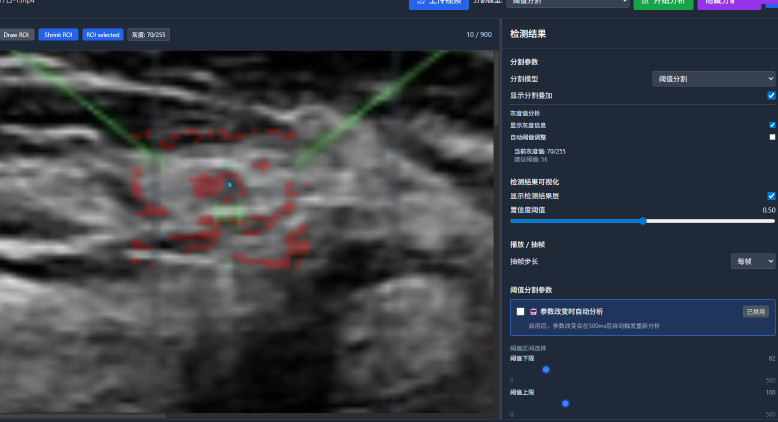
#> input picture todolist/.ROADMAP/1763635031395.png, 1556 x 843 px (shown at 1/2 size)
$ python -i vein_detector.py   (imports and definitions only)
#> lines starting #> are read from the running program, lines starting #| are printed output that depends on the picture; after the words box and inside, x2 and y2 are one past the last pixel; in counts of white or black regions, pixels touching at a corner belong together
import cv2
import numpy as np
from typing import List, Dict, Any, Tuple, Optional
import logging
from scipy import ndimage
from skimage import measure, morphology
from dataclasses import dataclass
import time

# 设置日志
logger = logging.getLogger(__name__)

@dataclass
class VeinRegion:
    """静脉区域数据结构"""
    center: Tuple[int, int]
    radius: float
    area: float
    perimeter: float
    ellipticity: float
    confidence: float
    bbox: Tuple[int, int, int, int]  # (x, y, w, h)

class VeinDetector:
    """静脉检测器"""

    def __init__(self, settings: Optional[Dict[str, Any]] = None):
        """初始化静脉检测器

        Args:
            settings: 检测参数设置
        """
        self.settings = settings or self._get_default_settings()
        self.detection_history = []

    def _get_default_settings(self) -> Dict[str, Any]:
        """获取默认检测设置"""
        return {
            'canny_threshold_low': 50,
            'canny_threshold_high': 150,
            'hough_dp': 1,
            'hough_min_dist': 50,
            'hough_param1': 50,
            'hough_param2': 30,
            'min_vein_area': 100,
            'max_vein_area': 2000,
            'elliptical_tolerance': 0.3,
            'min_aspect_ratio': 0.3,
            'max_aspect_ratio': 3.0
        }

    def update_settings(self, new_settings: Dict[str, Any]):
        """更新检测设置"""
        self.settings.update(new_settings)
        logger.info(f"检测设置已更新: {self.settings}")

    def detect_veins_in_frame(self, frame: np.ndarray, roi: Optional[Tuple[int, int, int, int]] = None) -> List[VeinRegion]:
        """在单帧中检测静脉

        Args:
            frame: 输入图像
            roi: ROI区域 (x, y, width, height)

        Returns:
            List[VeinRegion]: 检测到的静脉区域列表
        """
        start_time = time.time()

        try:
            # 如果有ROI，裁剪图像
            if roi:
                x, y, w, h = roi
                frame = frame[y:y+h, x:x+w]

            # 预处理
            processed_frame = self._preprocess_frame(frame)

            # Canny边缘检测
            edges = self._canny_edge_detection(processed_frame)

            # 霍夫圆变换
            circles = self._hough_circle_detection(edges)

            # 椭圆拟合
            ellipses = self._ellipse_fitting(processed_frame, edges)

            # 连通域分析
            connected_regions = self._connected_component_analysis(processed_frame, edges)

            # 合并结果
            vein_regions = self._merge_and_filter_results(circles, ellipses, connected_regions)

            # 重新映射ROI坐标
            if roi and vein_regions:
                x_offset, y_offset = roi[0], roi[1]
                for region in vein_regions:
                    # 重新映射中心点
                    new_center = (region.center[0] + x_offset, region.center[1] + y_offset)
                    region.center = new_center

                    # 重新映射边界框
                    bbox = region.bbox
                    new_bbox = (bbox[0] + x_offset, bbox[1] + y_offset, bbox[2], bbox[3])
                    region.bbox = new_bbox

            processing_time = time.time() - start_time
            logger.info(f"静脉检测完成: 检测到 {len(vein_regions)} 个静脉区域, 耗时 {processing_time:.3f}s")

            return vein_regions

        except Exception as e:
            logger.error(f"静脉检测失败: {e}")
            return []

    def _preprocess_frame(self, frame: np.ndarray) -> np.ndarray:
        """预处理帧"""
        # 确保是灰度图
        if len(frame.shape) == 3:
            gray = cv2.cvtColor(frame, cv2.COLOR_BGR2GRAY)
        else:
            gray = frame.copy()

        # 高斯模糊
        blurred = cv2.GaussianBlur(gray, (5, 5), 0)

        # CLAHE对比度增强
        clahe = cv2.createCLAHE(clipLimit=2.0, tileGridSize=(8, 8))
        enhanced = clahe.apply(blurred)

        return enhanced

    def _canny_edge_detection(self, frame: np.ndarray) -> np.ndarray:
        """Canny边缘检测"""
        edges = cv2.Canny(
            frame,
            self.settings['canny_threshold_low'],
            self.settings['canny_threshold_high']
        )

        # 形态学操作去除噪声
        kernel = np.ones((3, 3), np.uint8)
        edges = cv2.morphologyEx(edges, cv2.MORPH_CLOSE, kernel)

        return edges

    def _hough_circle_detection(self, edges: np.ndarray) -> List[Dict[str, Any]]:
        """霍夫圆变换检测"""
        circles = cv2.HoughCircles(
            edges,
            cv2.HOUGH_GRADIENT,
            dp=self.settings['hough_dp'],
            minDist=self.settings['hough_min_dist'],
            param1=self.settings['hough_param1'],
            param2=self.settings['hough_param2'],
            minRadius=5,
            maxRadius=50
        )

        detected_circles = []
        if circles is not None:
            circles = np.round(circles[0, :]).astype("int")
            for (x, y, r) in circles:
                detected_circles.append({
                    'center': (x, y),
                    'radius': r,
                    'type': 'circle',
                    'confidence': 0.8
                })

        return detected_circles

    def _ellipse_fitting(self, frame: np.ndarray, edges: np.ndarray) -> List[Dict[str, Any]]:
        """椭圆拟合"""
        # 查找轮廓
        contours, _ = cv2.findContours(edges, cv2.RETR_EXTERNAL, cv2.CHAIN_APPROX_SIMPLE)

        detected_ellipses = []
        for contour in contours:
            area = cv2.contourArea(contour)

            # 面积过滤
            if area < self.settings['min_vein_area'] or area > self.settings['max_vein_area']:
                continue

            # 拟合椭圆
            if len(contour) >= 5:
                try:
                    ellipse = cv2.fitEllipse(contour)
                    (x, y), (MA, ma), angle = ellipse

                    # 计算椭圆度
                    ellipticity = MA / ma if ma > 0 else 0

                    # 椭圆度过滤
                    if ellipticity < (1 - self.settings['elliptical_tolerance']) or ellipticity > (1 + self.settings['elliptical_tolerance']):
                        continue

                    # 计算置信度
                    confidence = self._calculate_ellipse_confidence(contour, ellipse)

                    detected_ellipses.append({
                        'center': (int(x), int(y)),
                        'axes': (MA, ma),
                        'angle': angle,
                        'ellipticity': ellipticity,
                        'type': 'ellipse',
                        'confidence': confidence,
                        'area': area
                    })

                except cv2.error:
                    continue

        return detected_ellipses

    def _calculate_ellipse_confidence(self, contour: np.ndarray, ellipse: Tuple) -> float:
        """计算椭圆拟合置信度"""
        try:
            (x, y), (MA, ma), angle = ellipse

            # 计算轮廓与拟合椭圆的重叠度
            ellipse_area = np.pi * MA * ma
            contour_area = cv2.contourArea(contour)

            if ellipse_area == 0:
                return 0.0

            # 重叠率
            overlap_ratio = contour_area / ellipse_area

            # 置信度计算
            confidence = min(overlap_ratio, 1.0) * 0.9

            return confidence

        except:
            return 0.5

    def _connected_component_analysis(self, frame: np.ndarray, edges: np.ndarray) -> List[Dict[str, Any]]:
        """连通域分析"""
        # 使用标签连通域分析
        labeled = measure.label(edges, background=0)
        regions = measure.regionprops(labeled, intensity_image=frame)

        detected_regions = []

        for region in regions:
            # 面积过滤
            area = region.area
            if area < self.settings['min_vein_area'] or area > self.settings['max_vein_area']:
                continue

            # 形状分析
            if hasattr(region, 'eccentricity'):
                eccentricity = region.eccentricity

                # 偏心率过滤（太圆或太扁的都不要）
                if eccentricity > 0.9:
                    continue

            # 长宽比分析
            minr, minc, maxr, maxc = region.bbox
            width = maxc - minc
            height = maxr - minr

            if width == 0 or height == 0:
                continue

            aspect_ratio = max(width, height) / min(width, height)

            if aspect_ratio < self.settings['min_aspect_ratio'] or aspect_ratio > self.settings['max_aspect_ratio']:
                continue

            # 计算置信度
            confidence = self._calculate_region_confidence(region, frame)

            detected_regions.append({
                'center': region.centroid,
                'bbox': region.bbox,
                'area': area,
                'perimeter': region.perimeter,
                'type': 'connected',
                'confidence': confidence,
                'eccentricity': getattr(region, 'eccentricity', 0)
            })

        return detected_regions

    def _calculate_region_confidence(self, region, frame: np.ndarray) -> float:
        """计算区域置信度"""
        try:
            # 基础置信度
            base_confidence = 0.5

            # 面积归一化
            area_normalized = min(region.area / 1000, 1.0)

            # 强度对比度
            min_intensity = np.min(region.intensity_image)
            max_intensity = np.max(region.intensity_image)
            contrast = (max_intensity - min_intensity) / 255.0 if max_intensity > min_intensity else 0

            # 综合置信度
            confidence = base_confidence + 0.3 * area_normalized + 0.2 * contrast

            return min(confidence, 1.0)

        except:
            return 0.5

    def _merge_and_filter_results(self, circles: List[Dict], ellipses: List[Dict], regions: List[Dict]) -> List[VeinRegion]:
        """合并和过滤检测结果"""
        all_candidates = circles + ellipses + regions

        # 去重和合并重叠区域
        filtered_regions = self._remove_overlapping_regions(all_candidates)

        # 转换为VeinRegion对象
        vein_regions = []
        for region_dict in filtered_regions:
            vein_region = self._create_vein_region(region_dict)
            if vein_region:
                vein_regions.append(vein_region)

        # 按置信度排序
        vein_regions.sort(key=lambda x: x.confidence, reverse=True)

        return vein_regions

    def _remove_overlapping_regions(self, regions: List[Dict], overlap_threshold: float = 0.3) -> List[Dict]:
        """移除重叠区域"""
        if not regions:
            return []

        # 按置信度排序
        sorted_regions = sorted(regions, key=lambda x: x.get('confidence', 0), reverse=True)

        filtered_regions = []

        for i, region in enumerate(sorted_regions):
            is_overlapping = False

            for j, existing_region in enumerate(filtered_regions):
                if self._calculate_overlap_ratio(region, existing_region) > overlap_threshold:
                    is_overlapping = True
                    break

            if not is_overlapping:
                filtered_regions.append(region)

        return filtered_regions

    def _calculate_overlap_ratio(self, region1: Dict, region2: Dict) -> float:
        """计算两个区域的重叠比例"""
        # 简化计算：基于中心点距离
        center1 = region1.get('center', (0, 0))
        center2 = region2.get('center', (0, 0))

        distance = np.sqrt((center1[0] - center2[0])**2 + (center1[1] - center2[1])**2)

        # 估算半径
        radius1 = region1.get('radius', 10)
        if 'axes' in region1:
            radius1 = max(region1['axes']) / 2

        radius2 = region2.get('radius', 10)
        if 'axes' in region2:
            radius2 = max(region2['axes']) / 2

        # 重叠比例计算
        min_radius = min(radius1, radius2)
        if distance < min_radius:
            overlap = (min_radius - distance) / min_radius
            return overlap

        return 0.0

    def _create_vein_region(self, region_dict: Dict) -> Optional[VeinRegion]:
        """创建VeinRegion对象"""
        try:
            center = region_dict.get('center', (0, 0))
            confidence = region_dict.get('confidence', 0.5)

            # 估算半径
            radius = region_dict.get('radius', 10)
            if 'axes' in region_dict:
                radius = max(region_dict['axes']) / 2

            # 面积
            area = region_dict.get('area', np.pi * radius**2)

            # 周长估算
            perimeter = 2 * np.pi * radius

            # 椭圆度
            ellipticity = region_dict.get('ellipticity', 1.0)

            # 边界框
            bbox = region_dict.get('bbox', (center[0] - radius, center[1] - radius, 2*radius, 2*radius))

            return VeinRegion(
                center=center,
                radius=radius,
                area=area,
                perimeter=perimeter,
                ellipticity=ellipticity,
                confidence=confidence,
                bbox=bbox
            )

        except Exception as e:
            logger.error(f"创建VeinRegion失败: {e}")
            return None

    def visualize_detection(self, frame: np.ndarray, vein_regions: List[VeinRegion], output_path: str = None) -> np.ndarray:
        """可视化检测结果"""
        if len(frame.shape) == 3:
            result_frame = frame.copy()
        else:
            result_frame = cv2.cvtColor(frame, cv2.COLOR_GRAY2BGR)

        for i, region in enumerate(vein_regions):
            # 绘制检测区域
            x, y, w, h = region.bbox
            cv2.rectangle(result_frame, (x, y), (x + w, y + h), (0, 255, 0), 2)

            # 绘制中心点
            center_x, center_y = region.center
            cv2.circle(result_frame, (center_x, center_y), 3, (0, 0, 255), -1)

            # 添加标签
            label = f"V{i+1}: {region.confidence:.2f}"
            cv2.putText(result_frame, label, (x, y - 10),
                       cv2.FONT_HERSHEY_SIMPLEX, 0.5, (255, 255, 255), 1)

        if output_path:
            cv2.imwrite(output_path, result_frame)
            logger.info(f"检测结果已保存到: {output_path}")

        return result_frame

>>> import cv2
>>> picture = cv2.imread('../todolist/.ROADMAP/1763635031395.png')
#> picture is the input picture: shape (843, 1556, 3); mean B, G, R 68.7, 61.3, 56.8
>>> result = VeinDetector().detect_veins_in_frame(picture)
#> in _preprocess_frame, `gray = cv2.cvtColor(frame, cv2.COLOR_BGR2GRAY)`:
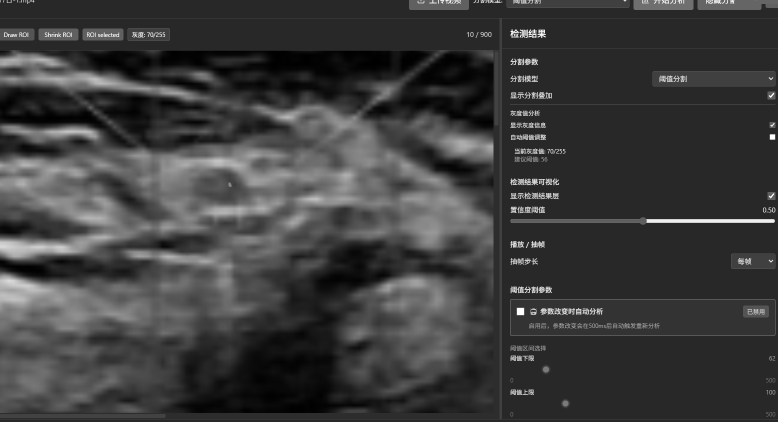
#> gray: shape (843, 1556) (shown at 1/2 size); min 0, max 255, mean 60.9
#> in _preprocess_frame, `enhanced = clahe.apply(blurred)`:
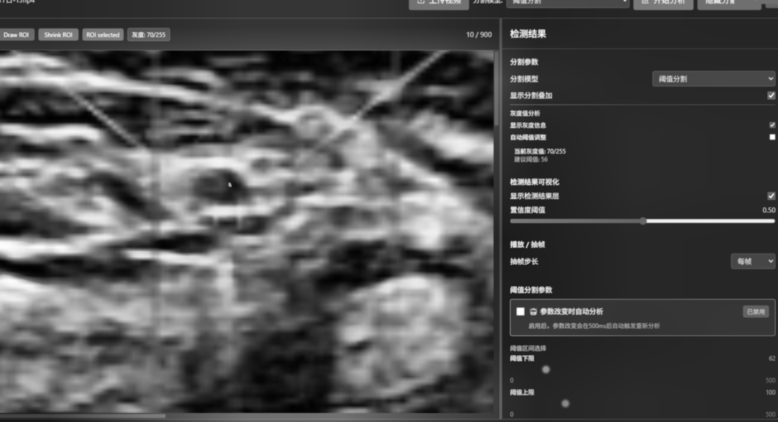
#> enhanced: shape (843, 1556) (shown at 1/2 size); min 1, max 255, mean 80.1
#> in _canny_edge_detection, `edges = cv2.Canny( frame, self.settings['canny_threshold_low'], self.s..`:
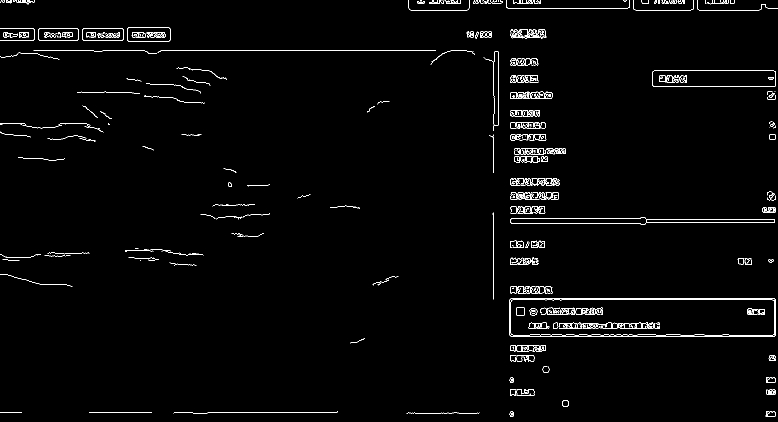
#> edges: shape (843, 1556) (shown at 1/2 size); 1.7% white in thin lines or dots
#> in _canny_edge_detection, `edges = cv2.morphologyEx(edges, cv2.MORPH_CLOSE, kernel)`:
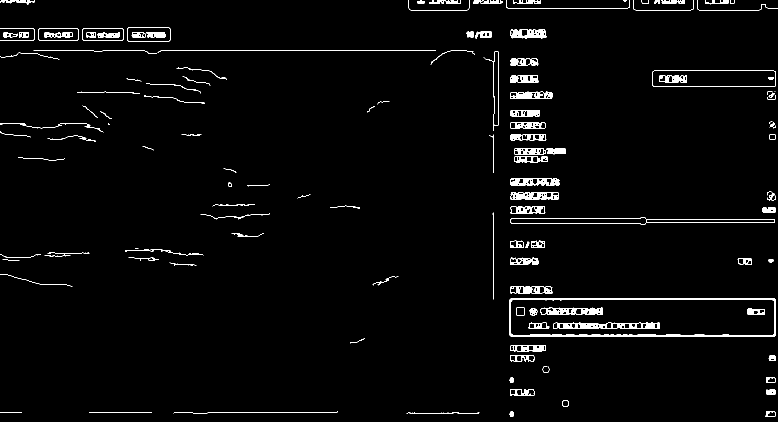
#> edges: shape (843, 1556) (shown at 1/2 size); 2.5% white; 130 white regions (10 under 20 px)
#> in _hough_circle_detection, `circles = cv2.HoughCircles( edges, cv2.HOUGH_GRADIENT, dp=self.setting..`: circles = [[1048.5, 278.5, 29.4]]
#> in _hough_circle_detection, `circles = np.round(circles[0, :]).astype("int")`: circles = [[1048, 278, 29]]
#> the loop in _hough_circle_detection, `for (x, y, r) in circles:` made 1 pass
#> after the loop in _hough_circle_detection, `for (x, y, r) in circles:`: detected_circles = 1 item
#> in _ellipse_fitting, `contours, _ = cv2.findContours(edges, cv2.RETR_EXTERNAL, cv2.CHAIN_APP..`: contours = 117 contours, 49 with area under 20; largest, box (x1, y1, x2, y2) and area: (1019, 597, 1552, 673) 39892, (1304, 141, 1552, 174) 7878, (254, 55, 341, 83) 2314, (164, 56, 248, 82) 2049, (76, 56, 158, 82) 1997
#> the loop in _ellipse_fitting, `for contour in contours:` made 117 passes
#> (area, ellipticity, ellipse_area in _calculate_ellipse_confidence) on passes 4, 7, 13, 58: (188.5, 0.94, 1251.7), (132, 0.988, 553.7), (121, 0.753, 747.1), (119, 1, 634.6)
#> (area, ellipticity) on passes 8, 9, 10, 14, 15, 18: (174.5, 0.581), (512, 0.169), (186, 0.649), (506, 0.135), (799, 0.107), (1084.5, 0.11)
#> after the loop in _ellipse_fitting, `for contour in contours:`: detected_ellipses = 4 items
#> in _connected_component_analysis, `labeled = measure.label(edges, background=0)`:
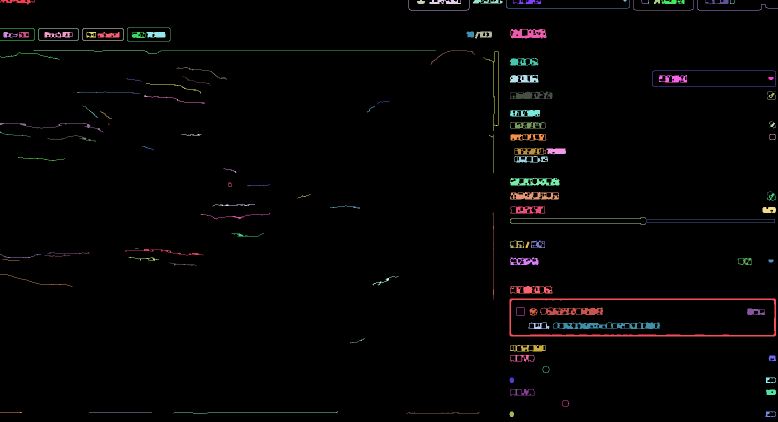
#> labeled: shape (843, 1556) int64 (shown at 1/2 size); 131 distinct labels, from 0 to 130; one colour per label, 0 black
#> in _connected_component_analysis, `regions = measure.regionprops(labeled, intensity_image=frame)`: regions = 130 regions; largest, box (x1, y1, x2, y2) and area: (1019, 597, 1552, 673) 3923, (1106, 645, 1320, 658) 1562, (1080, 615, 1206, 630) 1140, (1020, 356, 1119, 371) 950, (1020, 58, 1093, 77) 931
#> the loop in _connected_component_analysis, `for region in regions:` made 130 passes
#> (area, eccentricity) on passes 1, 2, 4, 5, 6, 7, 9, 12, 13, 14, 16, 18: (295, 0.995), (158, 0.992), (334, 0.992), (274, 0.994), (278, 0.999), (242, 0.989), (158, 0.992), (265, 0.987), (196, 0.996), (197, 0.987), (226, 0.912), (204, 0.912)
#> area on passes 3, 10, 11, 15, 40, 41: 94, 29, 70, 23, 70, 52
#> after the loop in _connected_component_analysis, `for region in regions:`: detected_regions = 13 items
#> in _merge_and_filter_results, `all_candidates = circles + ellipses + regions`: all_candidates = 18 items
#> the loop in _remove_overlapping_regions, `for i, region in enumerate(sorted_regions):` made 18 passes
#> the loop in _merge_and_filter_results, `for region_dict in filtered_regions:` made 18 passes
